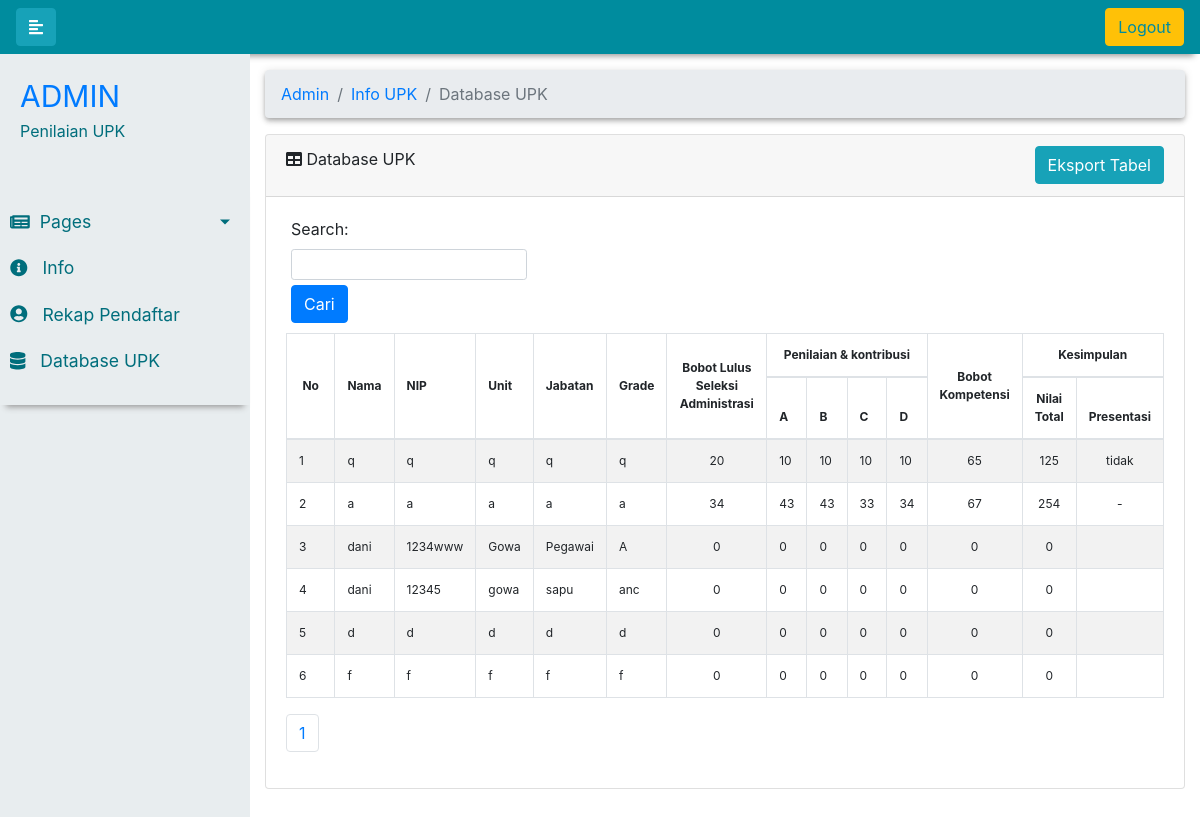
/upk.php (signed in), run on the app's committed database.
### tables this page shows
CREATE TABLE `users` (
  `id` int(11) NOT NULL,
  `nama` varchar(255) NOT NULL,
  `nip` varchar(8) NOT NULL,
  `unit` varchar(255) NOT NULL,
  `jabatan` varchar(255) NOT NULL,
  `grade` varchar(255) NOT NULL,
  `tanggal` varchar(255) NOT NULL,
  `judul` varchar(255) NOT NULL,
  `berkas1` varchar(255) NOT NULL,
  `berkas2` varchar(255) NOT NULL,
  `berkas3` varchar(255) NOT NULL,
  `cv` varchar(255) NOT NULL,
  `talent1` varchar(255) NOT NULL,
  `talent2` varchar(255) NOT NULL,
  `talent3` varchar(255) NOT NULL,
  `lulus` int(11) NOT NULL,
  `a` int(2) NOT NULL,
  `b` int(2) NOT NULL,
  `c` int(2) NOT NULL,
  `d` int(2) NOT NULL,
  `bobot` int(11) NOT NULL,
  `nilai` int(3) NOT NULL,
  `presentasi` varchar(255) NOT NULL,
  `usertype` varchar(255) NOT NULL,
  `password` varchar(255) NOT NULL,
  `password2` varchar(255) NOT NULL
);

### upk.php (the view, shortened to what this page needs)
<?php
include('server/serverlogin.php');
 ?>
<!DOCTYPE html>
<html>
<head>
  <link rel="stylesheet" href="index.css">
  <link rel="stylesheet" href="https://maxcdn.bootstrapcdn.com/bootstrap/4.2.1/css/bootstrap.min.css">
</head>
<body>
<div id="nav">
  <nav class="navbar navbar-expand-sm navbar-custom">
    <button type="button" id="sidebarCollapse" class="btn btn-info">
      <i class="fas fa-align-left"></i>
    </button>
    <a class="btn btn-warning ml-auto" href="server/logout.php" role="button" style="color: #008C9E;">Logout</a>
  </nav>
</div>
<div id="wrapper">
    <nav id="sidebar">
        <div class="sidebar-header">
            <a href="admin.php" style="font-size: 30px">ADMIN</a>
            <p>Penilaian UPK</p>
        </div>
        <ul class="list-unstyled components">
            <li class="active">
                <a href="#homeSubmenu" data-toggle="collapse" aria-expanded="false" class="dropdown-toggle"><i class="fas fa-newspaper" style="margin-right: 10px;"></i>Pages</a>
            </li>
            <li>
                <a href="upkfront.php"><i class="fas fa-info-circle" style="margin-right: 10px;"></i> Info</a>
            </li>
            <li>
                <a href="akun.php"><i class="fas fa-user-circle" style="margin-right: 10px;"></i> Rekap Pendaftar</a>
            </li>
            <li>
                <a href="upk.php"><i class="fas fa-database" style="margin-right: 10px;"></i> Database UPK</a>
            </li>
        </ul>
    </nav>
  <div id="content-wrapper">
    <div class="container-fluid">
      <div class="pageInfo">
        <ol class="breadcrumb shadow-nohover">
          <li class="breadcrumb-item"><a href="admin.php">Admin</a></li>
          <li class="breadcrumb-item active"><a href="upkfront.php">Info UPK</a></li>
          <li class="breadcrumb-item active">Database UPK</li>
        </ol>
      <div class="card mb-3">
        <div class="card-header">
          <i class="fas fa-table"></i>
          Database UPK
        <div class="d-flex justify-content-end" style="margin-top: -25px;"><a class="btn btn-info ml-auto" href="server/exportUpk.php" role="button"  >Eksport Tabel</a></div>
        </div>
        <div class="card-body">
          <div class="table-responsive">
            <div id="dataTable_wrapper" class="dataTables_wrapper dt-bootstrap4">
              <div class="row">
                <div id="dataTable_filter" class="dataTables_filter" style="margin-left: 20px; margin-bottom: 10px">
                  <label>Search:</label>
                  <input class="form-control form-control-sm" type="search" placeholder="" aria-controls="dataTable">
                  <a class="btn btn-primary ml-auto" href="login.php" role="button" style="margin-top: 5px">Cari</a>
                </div>
              </div>
              <div class="row">
                <div class="col-sm-12">
                  <table id="dataTable" class="table table-bordered table-striped dataTable" role="grid" style="width: 100%; font-size: 12px" width="100%" cellspacing="0">
                    <thead>
                      <tr role="row">
                        <th class="sortting_asc align-middle" tabindex="0" rowspan="2" colspan="1" width="50px" style="text-align: center;">No</th>
                        <th class="sortting_asc align-middle" tabindex="0" rowspan="2" colspan="1">Nama</th>
                        <th class="sortting_asc align-middle" tabindex="0" rowspan="2" colspan="1">NIP</th>
                        <th class="sortting_asc align-middle" tabindex="0" rowspan="2" colspan="1">Unit</th>
                        <th class="sortting_asc align-middle" tabindex="0" rowspan="2" colspan="1">Jabatan</th>
                        <th class="sortting_asc align-middle" tabindex="0" rowspan="2" colspan="1">Grade</th>
                        <th class="sortting_asc align-middle" tabindex="0" rowspan="2" colspan="1" style="text-align: center;" width="100px">Bobot Lulus Seleksi Administrasi</th>
                        <th class="sortting_asc align-middle" tabindex="0" rowspan="1" colspan="4" width="100px" style="text-align: center;">Penilaian & kontribusi</th>
                        <th class="sortting_asc align-middle" tabindex="0" rowspan="2" colspan="1" style="text-align: center;">Bobot Kompetensi</th>
                        <th class="sortting_asc align-middle" tabindex="0" rowspan="1" colspan="2" style="text-align: center;">Kesimpulan</th>
                      </tr>
                      <tr>
                        <th width="30px">A</th>
                        <th width="30px">B</th>
                        <th width="30px">C</th>
                        <th width="30px">D</th>
                        <th style="text-align: center;">Nilai Total</th>
                        <th>Presentasi</th>
                      </tr>
                    </thead>
                    <tbody style="text-align: center;">
                      <?php
                        $query1 = "SELECT * FROM users";
                        $halaman = 20;
                        $page = isset($_GET['halaman'])? (int)$_GET["halaman"]:1;
                        $mulai = ($page>1) ? ($page * $halaman) - $halaman : 0;
                        $query2 = mysqli_query($db, "SELECT * FROM users WHERE usertype = 'peserta' OR usertype = '' LIMIT $mulai, $halaman");
                        $sql = mysqli_query($db, $query1);
                        $total = mysqli_num_rows($sql);
                        $pages = ceil($total/$halaman);
                        while($row1 = mysqli_fetch_assoc($query2)):
                      ?>
                      <tr class="odd" role="row">
                        <td><?php echo $row1["id"]; ?></td>
                        <td><?php echo $row1["nama"]; ?></td>
                        <td><?php echo $row1["nip"]; ?></td>
                        <td><?php echo $row1["unit"]; ?></td>
                        <td><?php echo $row1["jabatan"]; ?></td>
                        <td><?php echo $row1["grade"]; ?></td>
                        <td style="text-align: center;"><?php echo $row1["lulus"]; ?></td>
                        <td><?php echo $row1["a"]; ?></td>
                        <td><?php echo $row1["b"]; ?></td>
                        <td><?php echo $row1["c"]; ?></td>
                        <td><?php echo $row1["d"]; ?></td>
                        <td style="text-align: center;"><?php echo $row1["bobot"]; ?></td>
                        <td style="text-align: center;"><?php echo $row1["nilai"]; ?></td>
                        <td style="text-align: center;"><?php echo $row1["presentasi"]; ?></td>
                      </tr>
                      <?php endwhile; ?>
                    </tbody>
                  </table>
                  <div class="page">
                    <ul class="pagination">
                    <?php
                      for($i = 1; $i <= $pages; $i++){
                        if ((($i >= $page - 3) && ($i <= $page + 3)) || ($i == 1) || ($i == $pages)){
                          if ($i == $page) echo '<li class="page-item"><a class="page-link" href="?halaman='.$i.'">'.$i.'</a></li>';
                          else echo '<li class="page-item"><a class="page-link" href="?halaman='.$i.'">'.$i.'</a></li>';
                        }
                      }
                    ?>
                    </ul>
                  </div>
                </div>
              </div>
            </div>
          </div>
        </div>
      </div>
      </div>
    </div>
  </div>
</div>
</body>
</html>
</body>

### index.css (style rules this page uses)
* { -webkit-box-sizing: border-box; -moz-box-sizing: border-box; box-sizing: border-box; outline: none; }
.navbar-custom { background-color: #008C9E; }
#wrapper #content-wrapper { overflow-x: hidden; width: 100%; padding-top: 1rem; padding-bottom: 80px; }
#wrapper { display: -webkit-box; display: -ms-flexbox; display: flex; }
#sidebar { min-width: 250px; max-width: 250px; }
#sidebar { min-width: 250px; max-width: 250px; min-height: 100vh; background: #e8edef; color: #006e7c; transition: all 0.3s; }
a[data-toggle="collapse"] { position: relative; }
.dropdown-toggle::after { display: block; position: absolute; top: 50%; right: 20px; transform: translateY(-50%); }
a, a:hover, a:focus { color: inherit; text-decoration: none; transition: all 0.3s; }
#sidebar .sidebar-header { padding: 20px; background: #e8edef; color: #006e7c; }
#sidebar ul.components { padding: 20px 0; border-bottom: 1px #e8edef; -webkit-box-shadow: 0 8px 6px -6px #999; -moz-box-shadow: 0 8px 6px -6px #999; box-shadow: 0 8px 6px -6px #999; }
#sidebar ul li a { padding: 10px; font-size: 1.1em; display: block; color: #006e7c; }
#sidebar ul li.active > a, a[aria-expanded="true"] { color: #006e7c; background: #e8edef; }
th, td { padding: 10px; text-align: left; border-bottom: 1px solid #ddd; }
#nav { -webkit-box-shadow: 0 8px 6px -6px #999; -moz-box-shadow: 0 8px 6px -6px #999; box-shadow: 0 8px 6px -6px #999; }
.shadow-nohover { box-shadow: 0px 2px 4px -1px rgba(0, 0, 0, 0.2), 0px 4px 5px 0px rgba(0, 0, 0, 0.14), 0px 1px 10px 0px rgba(0, 0, 0, 0.12); transition: box-shadow 0.28s cubic-bezier(0.4, 0, 0.2, 1); }

### data on the page
users: id "1", nama "q", nip "q", unit "q", jabatan "q", grade "q", lulus "20", a "10", b "10", c "10", d "10", bobot "65", nilai "125", presentasi "tidak"
users: id "2", nama "a", nip "a", unit "a", jabatan "a", grade "a", lulus "34", a "43", b "43", c "33", d "34", bobot "67", nilai "254", presentasi "-"
users: id "3", nama "dani", nip "1234www", unit "Gowa", jabatan "Pegawai", grade "A", lulus "0", a "0", b "0", c "0", d "0", bobot "0", nilai "0"
users: id "4", nama "dani", nip "12345", unit "gowa", jabatan "sapu", grade "anc", lulus "0", a "0", b "0", c "0", d "0", bobot "0", nilai "0"
users: id "5", nama "d", nip "d", unit "d", jabatan "d", grade "d", lulus "0", a "0", b "0", c "0", d "0", bobot "0", nilai "0"
users: id "6", nama "f", nip "f", unit "f", jabatan "f", grade "f", lulus "0", a "0", b "0", c "0", d "0", bobot "0", nilai "0"
